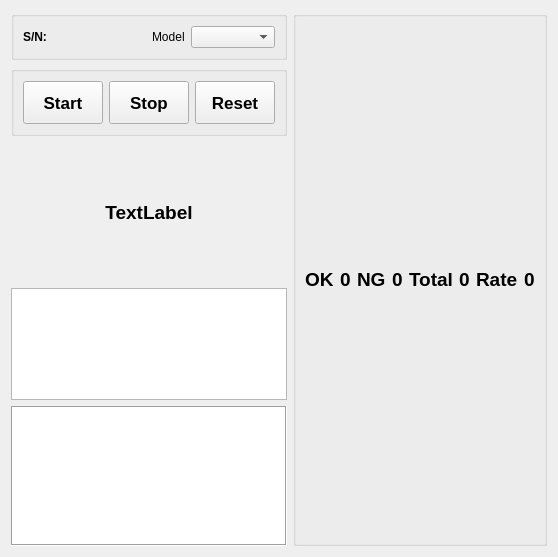
      <widget class="QWidget" name="tab">
       <attribute name="title">
        <string>Auto</string>
       </attribute>
       <layout class="QGridLayout" name="gridLayout">
        <item row="0" column="0">
         <widget class="QGroupBox" name="groupBox_15">
          <property name="sizePolicy">
           <sizepolicy hsizetype="Preferred" vsizetype="Fixed">
            <horstretch>0</horstretch>
            <verstretch>0</verstretch>
           </sizepolicy>
          </property>
          <property name="title">
           <string/>
          </property>
          <layout class="QHBoxLayout" name="horizontalLayout_10">
           <item>
            <layout class="QHBoxLayout" name="horizontalLayout_8">
             <property name="spacing">
              <number>6</number>
             </property>
             <item>
              <widget class="QLabel" name="label_36">
               <property name="sizePolicy">
                <sizepolicy hsizetype="Fixed" vsizetype="Fixed">
                 <horstretch>0</horstretch>
                 <verstretch>0</verstretch>
                </sizepolicy>
               </property>
               <property name="minimumSize">
                <size>
                 <width>0</width>
                 <height>0</height>
                </size>
               </property>
               <property name="font">
                <font>
                 <pointsize>9</pointsize>
                 <bold>true</bold>
                </font>
               </property>
               <property name="contextMenuPolicy">
                <enum>Qt::DefaultContextMenu</enum>
               </property>
               <property name="text">
                <string>S/N:    </string>
               </property>
               <property name="scaledContents">
                <bool>false</bool>
               </property>
              </widget>
             </item>
             <item>
              <widget class="QLabel" name="label_scanner">
               <property name="sizePolicy">
                <sizepolicy hsizetype="Preferred" vsizetype="Fixed">
                 <horstretch>0</horstretch>
                 <verstretch>0</verstretch>
                </sizepolicy>
               </property>
               <property name="font">
                <font>
                 <pointsize>9</pointsize>
                 <bold>true</bold>
                </font>
               </property>
               <property name="text">
                <string/>
               </property>
              </widget>
             </item>
            </layout>
           </item>
           <item>
            <layout class="QHBoxLayout" name="horizontalLayout_9">
             <item>
              <widget class="QLabel" name="label_28">
               <property name="sizePolicy">
                <sizepolicy hsizetype="Fixed" vsizetype="Fixed">
                 <horstretch>0</horstretch>
                 <verstretch>0</verstretch>
                </sizepolicy>
               </property>
               <property name="text">
                <string>Model</string>
               </property>
              </widget>
             </item>
             <item>
              <widget class="QComboBox" name="combo_box_model_name_auto">
               <property name="sizePolicy">
                <sizepolicy hsizetype="Preferred" vsizetype="Fixed">
                 <horstretch>0</horstretch>
                 <verstretch>0</verstretch>
                </sizepolicy>
               </property>
               <property name="maxVisibleItems">
                <number>1000</number>
               </property>
              </widget>
             </item>
            </layout>
           </item>
          </layout>
         </widget>
        </item>
        <item row="1" column="0">
         <widget class="QGroupBox" name="groupBox_2">
          <property name="sizePolicy">
           <sizepolicy hsizetype="Minimum" vsizetype="Preferred">
            <horstretch>0</horstretch>
            <verstretch>0</verstretch>
           </sizepolicy>
          </property>
          <property name="title">
           <string/>
          </property>
          <layout class="QHBoxLayout" name="horizontalLayout_2">
           <item>
            <widget class="QPushButton" name="but_start_auto">
             <property name="sizePolicy">
              <sizepolicy hsizetype="Expanding" vsizetype="Expanding">
               <horstretch>0</horstretch>
               <verstretch>0</verstretch>
              </sizepolicy>
             </property>
             <property name="font">
              <font>
               <pointsize>13</pointsize>
               <bold>true</bold>
              </font>
             </property>
             <property name="autoFillBackground">
              <bool>true</bool>
             </property>
             <property name="styleSheet">
              <string notr="true"/>
             </property>
             <property name="text">
              <string>Start</string>
             </property>
            </widget>
           </item>
           <item>
            <widget class="QPushButton" name="but_stop_auto">
             <property name="sizePolicy">
              <sizepolicy hsizetype="Expanding" vsizetype="Expanding">
               <horstretch>0</horstretch>
               <verstretch>0</verstretch>
              </sizepolicy>
             </property>
             <property name="font">
              <font>
               <pointsize>13</pointsize>
               <bold>true</bold>
              </font>
             </property>
             <property name="styleSheet">
              <string notr="true"/>
             </property>
             <property name="text">
              <string>Stop</string>
             </property>
            </widget>
           </item>
           <item>
            <widget class="QPushButton" name="but_reset_auto">
             <property name="sizePolicy">
              <sizepolicy hsizetype="Expanding" vsizetype="Expanding">
               <horstretch>0</horstretch>
               <verstretch>0</verstretch>
              </sizepolicy>
             </property>
             <property name="font">
              <font>
               <pointsize>13</pointsize>
               <bold>true</bold>
              </font>
             </property>
             <property name="styleSheet">
              <string notr="true"/>
             </property>
             <property name="text">
              <string>Reset</string>
             </property>
            </widget>
           </item>
          </layout>
         </widget>
        </item>
        <item row="0" column="1" rowspan="5">
         <widget class="QGroupBox" name="groupBox">
          <property name="sizePolicy">
           <sizepolicy hsizetype="Expanding" vsizetype="Expanding">
            <horstretch>5</horstretch>
            <verstretch>5</verstretch>
           </sizepolicy>
          </property>
          <property name="title">
           <string/>
          </property>
          <layout class="QGridLayout" name="gridLayout_4" rowstretch="0,1">
           <item row="0" column="0">
            <layout class="QHBoxLayout" name="horizontalLayout_3">
             <item>
              <widget class="QLabel" name="label_2">
               <property name="sizePolicy">
                <sizepolicy hsizetype="Fixed" vsizetype="Preferred">
                 <horstretch>0</horstretch>
                 <verstretch>0</verstretch>
                </sizepolicy>
               </property>
               <property name="font">
                <font>
                 <pointsize>14</pointsize>
                 <bold>true</bold>
                </font>
               </property>
               <property name="text">
                <string>OK</string>
               </property>
              </widget>
             </item>
             <item>
              <widget class="QLabel" name="label_ok">
               <property name="sizePolicy">
                <sizepolicy hsizetype="Fixed" vsizetype="Preferred">
                 <horstretch>0</horstretch>
                 <verstretch>0</verstretch>
                </sizepolicy>
               </property>
               <property name="font">
                <font>
                 <pointsize>14</pointsize>
                 <bold>true</bold>
                </font>
               </property>
               <property name="text">
                <string>0</string>
               </property>
              </widget>
             </item>
            </layout>
           </item>
           <item row="0" column="1">
            <layout class="QHBoxLayout" name="horizontalLayout_4">
             <item>
              <widget class="QLabel" name="label_4">
               <property name="sizePolicy">
                <sizepolicy hsizetype="Fixed" vsizetype="Preferred">
                 <horstretch>0</horstretch>
                 <verstretch>0</verstretch>
                </sizepolicy>
               </property>
               <property name="font">
                <font>
                 <pointsize>14</pointsize>
                 <bold>true</bold>
                </font>
               </property>
               <property name="text">
                <string>NG</string>
               </property>
              </widget>
             </item>
             <item>
              <widget class="QLabel" name="label_ng">
               <property name="sizePolicy">
                <sizepolicy hsizetype="Fixed" vsizetype="Preferred">
                 <horstretch>0</horstretch>
                 <verstretch>0</verstretch>
                </sizepolicy>
               </property>
               <property name="font">
                <font>
                 <pointsize>14</pointsize>
                 <bold>true</bold>
                </font>
               </property>
               <property name="text">
                <string>0</string>
               </property>
              </widget>
             </item>
            </layout>
           </item>
           <item row="0" column="2">
            <layout class="QHBoxLayout" name="horizontalLayout_5">
             <item>
              <widget class="QLabel" name="label_6">
               <property name="sizePolicy">
                <sizepolicy hsizetype="Fixed" vsizetype="Preferred">
                 <horstretch>0</horstretch>
                 <verstretch>0</verstretch>
                </sizepolicy>
               </property>
               <property name="font">
                <font>
                 <pointsize>14</pointsize>
                 <bold>true</bold>
                </font>
               </property>
               <property name="text">
                <string>Total</string>
               </property>
              </widget>
             </item>
             <item>
              <widget class="QLabel" name="label_total">
               <property name="sizePolicy">
                <sizepolicy hsizetype="Fixed" vsizetype="Fixed">
                 <horstretch>0</horstretch>
                 <verstretch>0</verstretch>
                </sizepolicy>
               </property>
               <property name="font">
                <font>
                 <pointsize>14</pointsize>
                 <bold>true</bold>
                </font>
               </property>
               <property name="text">
                <string>0</string>
               </property>
              </widget>
             </item>
            </layout>
           </item>
           <item row="0" column="3">
            <layout class="QHBoxLayout" name="horizontalLayout_6">
             <item>
              <widget class="QLabel" name="label_8">
               <property name="sizePolicy">
                <sizepolicy hsizetype="Fixed" vsizetype="Preferred">
                 <horstretch>0</horstretch>
                 <verstretch>0</verstretch>
                </sizepolicy>
               </property>
               <property name="font">
                <font>
                 <pointsize>14</pointsize>
                 <bold>true</bold>
                </font>
               </property>
               <property name="text">
                <string>Rate</string>
               </property>
              </widget>
             </item>
             <item>
              <widget class="QLabel" name="label_rate">
               <property name="sizePolicy">
                <sizepolicy hsizetype="Fixed" vsizetype="Preferred">
                 <horstretch>0</horstretch>
                 <verstretch>0</verstretch>
                </sizepolicy>
               </property>
               <property name="font">
                <font>
                 <pointsize>14</pointsize>
                 <bold>true</bold>
                </font>
               </property>
               <property name="text">
                <string>0</string>
               </property>
              </widget>
             </item>
            </layout>
           </item>
           <item row="1" column="0" colspan="4">
            <layout class="QVBoxLayout" name="layout_auto_canvas">
             <property name="spacing">
              <number>0</number>
             </property>
             <property name="sizeConstraint">
              <enum>QLayout::SetDefaultConstraint</enum>
             </property>
            </layout>
           </item>
          </layout>
         </widget>
        </item>
        <item row="3" column="0">
         <widget class="QTableWidget" name="table_widget_classes_ai_auto">
          <property name="sizePolicy">
           <sizepolicy hsizetype="Expanding" vsizetype="Preferred">
            <horstretch>0</horstretch>
            <verstretch>8</verstretch>
           </sizepolicy>
          </property>
         </widget>
        </item>
        <item row="4" column="0">
         <widget class="QListView" name="list_log_view">
          <property name="sizePolicy">
           <sizepolicy hsizetype="Expanding" vsizetype="Preferred">
            <horstretch>0</horstretch>
            <verstretch>10</verstretch>
           </sizepolicy>
          </property>
          <property name="frameShape">
           <enum>QFrame::Box</enum>
          </property>
          <property name="editTriggers">
           <set>QAbstractItemView::NoEditTriggers</set>
          </property>
          <property name="verticalScrollMode">
           <enum>QAbstractItemView::ScrollPerPixel</enum>
          </property>
          <property name="horizontalScrollMode">
           <enum>QAbstractItemView::ScrollPerPixel</enum>
          </property>
         </widget>
        </item>
        <item row="2" column="0">
         <widget class="QLabel" name="label_result">
          <property name="sizePolicy">
           <sizepolicy hsizetype="Expanding" vsizetype="Preferred">
            <horstretch>3</horstretch>
            <verstretch>10</verstretch>
           </sizepolicy>
          </property>
          <property name="font">
           <font>
            <pointsize>14</pointsize>
            <bold>true</bold>
           </font>
          </property>
          <property name="text">
           <string>TextLabel</string>
          </property>
          <property name="alignment">
           <set>Qt::AlignCenter</set>
          </property>
         </widget>
        </item>
       </layout>
      </widget>
